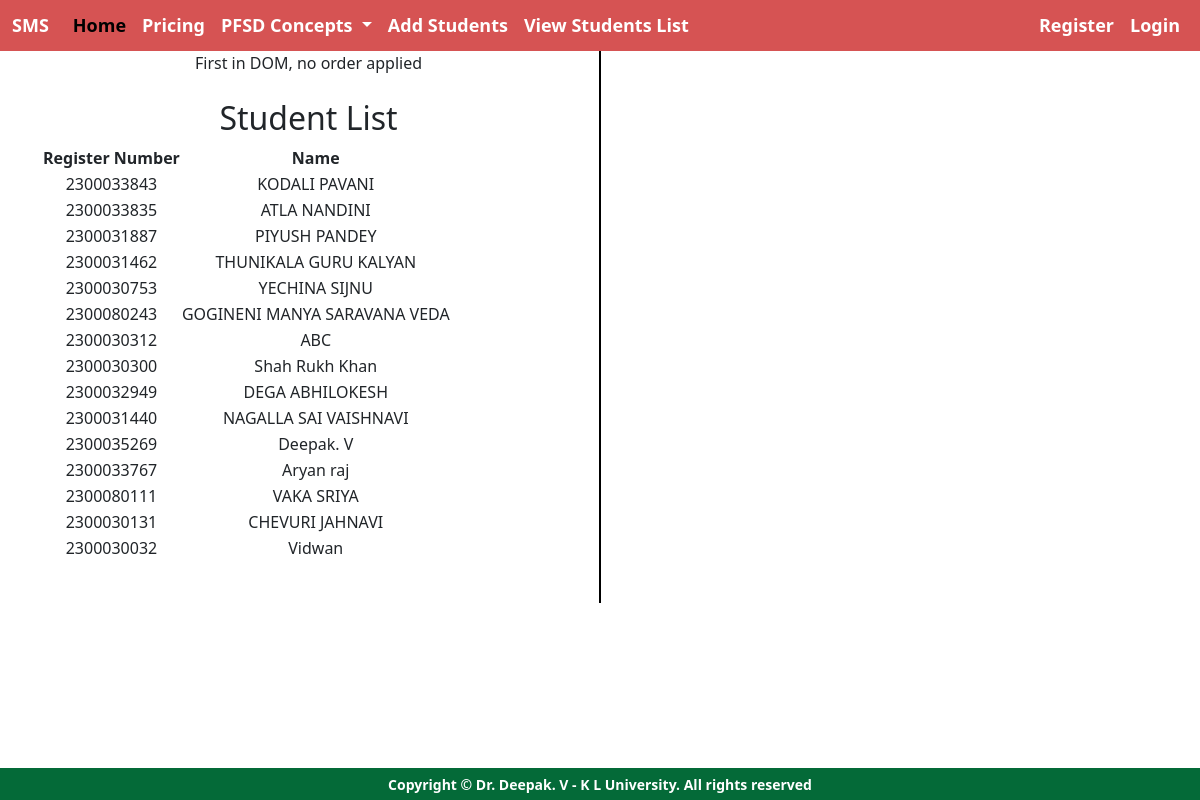
Page /list/ on the committed database.
### adminapp/models.py (models this page shows, shortened)
class StudentList(models.Model):
    Register_Number = models.CharField(max_length=20, unique=True)
    Name = models.CharField(max_length=100)
    user = models.OneToOneField(User, on_delete=models.CASCADE, null=True)

### adminapp/views.py (the view)
# urls.py: path('list/', views.student_list, name='student_list'),
def student_list(request):
    students = StudentList.objects.all()
    return render(request, 'adminapp/student_list.html', {'students': students})

### templates/adminapp/student_list.html (shortened to what this page needs)
{% extends 'Navbar/ProjectNavbar.html' %}
{% load static %}
{% block body %}
<div class="container text-center">
  <div class="row">
    <div class="col">
      First in DOM, no order applied
        <br><br>
            <h2>Student List</h2>
<table>
    <tr>
        <th>Register Number</th>
        <th>Name</th>
    </tr>
    {% for student in students %}
    <tr>
        <td>{{ student.Register_Number }}</td>
        <td>{{ student.Name }}</td>
    </tr>
    {% endfor %}
</table>
    </div>
      <br><br><br><br><br><br><br><br><br><br><br><br><br><br><br><br>
      <br><br><br><br><br><br><br>
       <div class="col-auto d-flex align-items-center">
      <div style="border-left: 2px solid black; height: 100%;"></div>
    </div>
    <div class="col">
        <br><br>
    </div>
  </div>
</div>
{% endblock %}

### templates/Navbar/ProjectNavbar.html (shortened to what this page needs)
<!DOCTYPE html>
<html lang="en">
<head>
    <link href="https://cdn.jsdelivr.net/npm/bootstrap@5.3.3/dist/css/bootstrap.min.css" rel="stylesheet">
</head>
<body>
<nav class="navbar navbar-expand-lg flex-shrink-3 py-sm-1" style="background-color:#d65353">
  <div class="container-fluid">
    <a class="navbar-brand" href="{% url 'projecthomepage' %}">SMS</a>
    <div class="collapse navbar-collapse" id="navbarSupportedContent" style="font-weight: bold">
      <ul class="navbar-nav">
        <li class="nav-item">
          <a class="nav-link active" aria-current="page" href="#">Home</a>
        </li>
        <li class="nav-item">
          <a class="nav-link" href="#">Pricing</a>
        </li>
        <li class="nav-item dropdown">
          <a class="nav-link dropdown-toggle" href="#" id="navbarDropdownMenuLink" role="button" data-bs-toggle="dropdown" aria-expanded="false">
            PFSD Concepts
          </a>
        </li>
                  <li class="nav-item">
          <a class="nav-link" href="{% url 'add_student' %}">Add Students</a>
        </li>
                            <li class="nav-item">
          <a class="nav-link" href="{% url 'student_list' %}">View Students List</a>
        </li>
      </ul>
    </div>
    <ul  class="navbar-nav ms-auto">
        {% if user.is_authenticated %}
        <li class="nav-item">
        <span class="nav-link">Welcome, {{ user.username }}</span>
    </li>
          <li class="nav-item">
          <a class="nav-link" href="{% url 'logout' %}">Logout</a>
          </li>
        {% else %}
                <li class="nav-item">
          <a class="nav-link" href="{% url 'UserRegisterPageCall' %}">Register</a>
        </li>
          <li class="nav-item">
          <a class="nav-link" href="{% url 'UserLoginPageCall' %}">Login</a>
        </li>
        {% endif %}
      </ul>
  </div>
</nav>
{% block body %}
{% endblock %}
<footer id ="sticky-footer" class="flex-shrink-0 py-sm-1">
  <div class = "container text-center">
    <small> Copyright &copy; Dr. Deepak. V - K L University. All rights reserved</small>
  </div>
</footer>
</body>
</html>

### templates/Navbar/ProjectNavbar.html (style rules this page uses)
.navbar { font-size: 18px; color: white; }
.navbar-brand, .navbar-nav .nav-link { font-size: 18px; font-weight: bold; color: white; }
#sticky-footer { position: fixed; bottom: 0; left: 0; right: 0; background-color: #046A38; color: white; font-weight: bold; }

### rows in the picture
StudentList: Register_Number "2300033843", Name "KODALI PAVANI"
StudentList: Register_Number "2300033835", Name "ATLA NANDINI"
StudentList: Register_Number "2300031887", Name "PIYUSH PANDEY"
StudentList: Register_Number "2300031462", Name "THUNIKALA GURU KALYAN"
StudentList: Register_Number "2300030753", Name "YECHINA SIJNU"
StudentList: Register_Number "2300080243", Name "GOGINENI MANYA SARAVANA VEDA"
StudentList: Register_Number "2300030312", Name "ABC"
StudentList: Register_Number "2300030300", Name "Shah Rukh Khan"
StudentList: Register_Number "2300032949", Name "DEGA ABHILOKESH"
StudentList: Register_Number "2300031440", Name "NAGALLA SAI VAISHNAVI"
StudentList: Register_Number "2300035269", Name "Deepak. V"
StudentList: Register_Number "2300033767", Name "Aryan raj"
StudentList: Register_Number "2300080111", Name "VAKA SRIYA"
StudentList: Register_Number "2300030131", Name "CHEVURI JAHNAVI"
StudentList: Register_Number "2300030032", Name "Vidwan"
